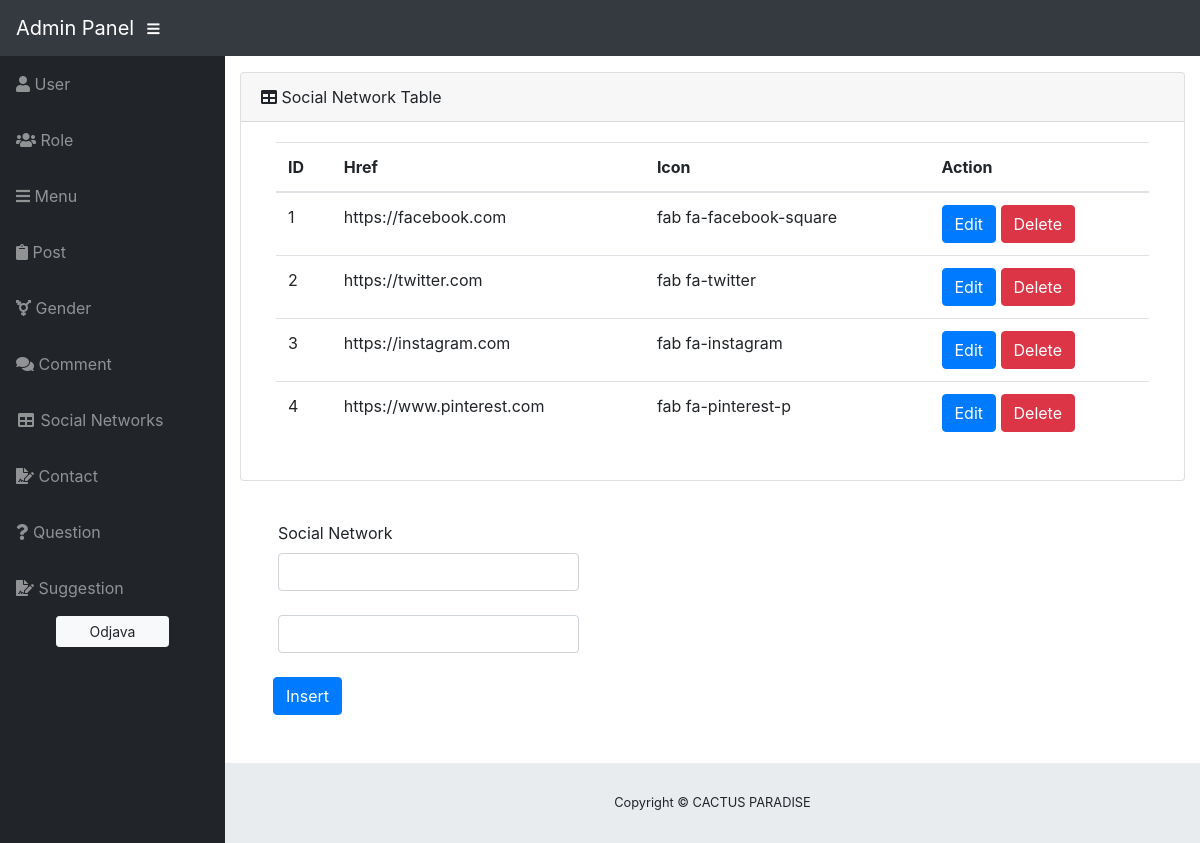
The app's page /admin/admin.php?page=socialnetwork with its own data.
### tables this page shows
CREATE TABLE `socialnetwork` (
  `socialNetworkID` int(11) NOT NULL,
  `href` varchar(50) NOT NULL,
  `icon` varchar(50) NOT NULL
);

### modules/functions.php (called while the page is built, shortened)
<?php
function getAllFromTable($table, $conn) {
	$sql = "SELECT * FROM $table;";
	$stmt = $conn->prepare($sql);
	$stmt->execute();
	return $stmt->fetchAll();
}

### admin/views/pages/socialnetwork.php (the view, shortened to what this page needs)
<?php
  $socials = getAllFromTable('socialnetwork', $conn);
?>
<i class="fas fa-table"></i> Social Network Table </div>
<div class="container">
  <div class="card-body">
    <div class="table-responsive">
      <table class="table">
        <thead>
          <th>ID</th>
          <th>Href</th>
          <th>Icon</th>
          <th>Action</th>
        </thead>
        <tbody class="socials">
          <?php foreach($socials as $social) : ?>
            <tr>
              <td><?= $social->socialNetworkID ?></td>
              <td><?= $social->href ?></td>
              <td><?= $social->icon ?></td>
              <td>
                <button class="btn btn-primary edit-btn" data-id="<?= $social->socialNetworkID ?>">Edit</button>
                <button class="btn btn-danger delete-btn"  data-id="<?= $social->socialNetworkID ?>">Delete</button>
              </td>
            </tr>
          <?php endforeach; ?>
        </tbody>
      </table>
    </div>
  </div>
</div>
</div>
</div>
<form class="needs-validation">
  <div class="form-row ml-5">
    <div class="col-md-4 my-4">
      <label>Social Network</label>
      <input type="text" class="form-control mb-4" id="href">
      <input type="text" class="form-control" id="icon">
    </div>
  </div>
  <button type="button" class="btn btn-primary ml-5 mb-5" id="insert-update-btn">Insert</button>
</form>

### admin/assets/css/sb-admin.css (style rules this page uses)
html { position: relative; min-height: 100%; }
body { height: 100%; }
:root { --input-padding-x: 0.75rem; --input-padding-y: 0.75rem; }

### records on screen
socialnetwork: socialNetworkID "1", href "https://facebook.com", icon "fab fa-facebook-square"
socialnetwork: socialNetworkID "2", href "https://twitter.com", icon "fab fa-twitter"
socialnetwork: socialNetworkID "3", href "https://instagram.com", icon "fab fa-instagram"
socialnetwork: socialNetworkID "4", href "https://www.pinterest.com", icon "fab fa-pinterest-p"
